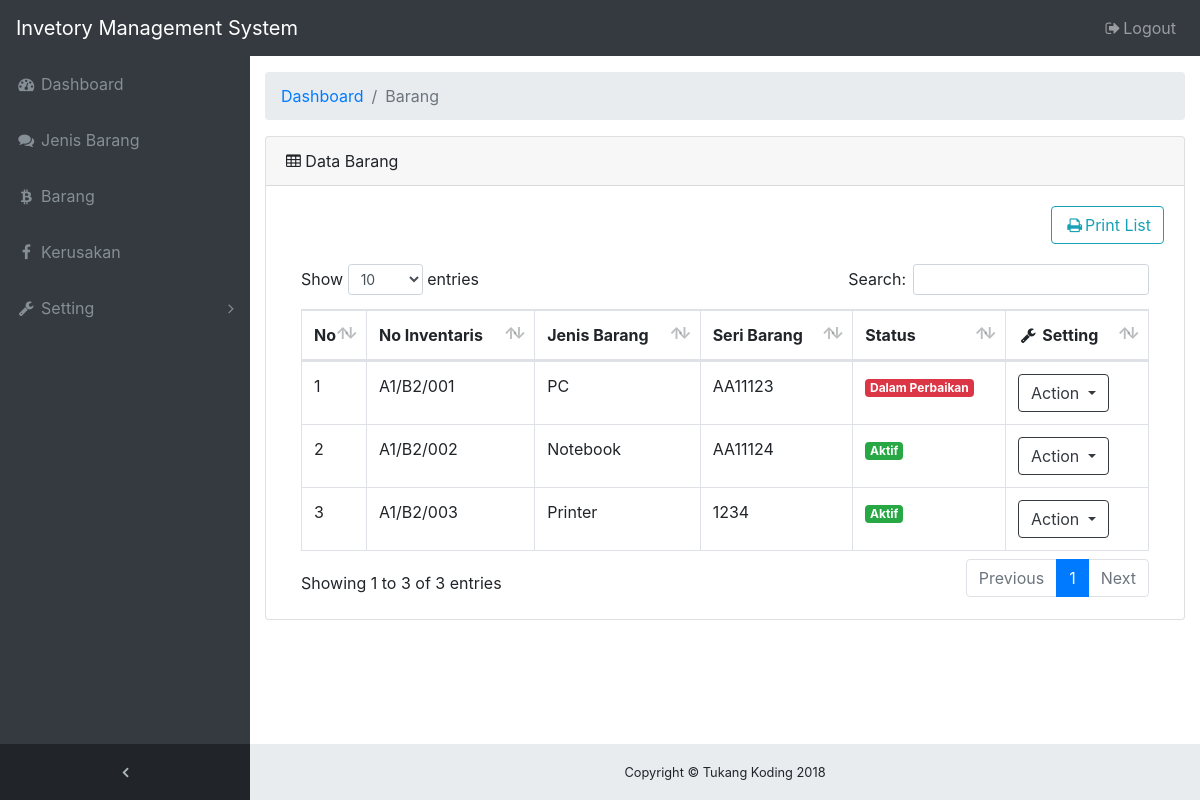
Page /barang.php (signed in) on the committed database.
### tables this page shows
CREATE TABLE `barang` (
  `no_inventaris` text NOT NULL,
  `no_inventaris_lama` text,
  `seri_barang` varchar(50) NOT NULL,
  `spesifikasi` text,
  `os` varchar(5) DEFAULT NULL,
  `office` varchar(5) DEFAULT NULL,
  `antivirus` varchar(5) DEFAULT NULL,
  `outdoor_indoor` varchar(7) NOT NULL,
  `status` varchar(5) NOT NULL,
  `keterangan` varchar(100) DEFAULT NULL,
  `user_entry` varchar(100) NOT NULL,
  `user_edit` varchar(100) DEFAULT NULL,
  `id_pengguna` int(11) DEFAULT NULL,
  `kode_lokasi` varchar(11) NOT NULL,
  `kode_barang` int(11) NOT NULL,
  `kode_divisi` int(11) DEFAULT NULL
);

CREATE TABLE `jenis_barang` (
  `kode_barang` int(11) NOT NULL,
  `nama_jenis_barang` varchar(100) NOT NULL
);

### barang.php (shortened to what this page needs)
<?php require_once 'includes/header.php'; ?>
<?php
include_once 'php_action/deleteBarang.php';
$fetchBarangSql = "SELECT barang.no_inventaris, jenis_barang.nama_jenis_barang, barang.seri_barang, barang.status
FROM barang
INNER JOIN jenis_barang ON barang.kode_barang = jenis_barang.kode_barang";
$fetchBarang = $connect->query($fetchBarangSql);
 ?>
<div class="content-wrapper">
  <div class="container-fluid">
    <ol class="breadcrumb">
      <li class="breadcrumb-item">
        <a href="dashboard.php">Dashboard</a>
      </li>
      <li class="breadcrumb-item active">Barang</li>
    </ol>
    <div class="card mb-3">
      <div class="card-header">
        <i class="fa fa-table"></i> Data Barang</div>
      <div class="card-body">
        <div class="pull pull-right" style="padding-bottom:20px;">
          <a class="btn btn-outline-info" href="printListBarang.php"> <i class="fa fa-print fa-fw"></i>Print List</a>
        </div>
        <div class="table-responsive">
          <table class="table table-bordered" id="DataTables" width="100%" cellspacing="0">
            <thead>
              <tr>
                <th style="width:5px">No</th>
                <th>No Inventaris</th>
                <th>Jenis Barang</th>
                <th>Seri Barang</th>
                <th>Status</th>
                <th style="width:100px"><i class="fa fa-fw fa-wrench"></i> Setting</th>
              </tr>
            </thead>
            <tbody>
              <?php
              if ($fetchBarang->num_rows > 0) {
                $no = 1;
                while ($rowBarang = $fetchBarang->fetch_array()) {
                  ?>
                  <tr>
                    <td><?php echo $no++; ?></td>
                    <td><?php echo $rowBarang[0]; ?></td>
                    <td><?php echo $rowBarang[1]; ?></td>
                    <td><?php echo $rowBarang[2]; ?></td>
                    <td><?php
                    if ($rowBarang[3] == 1) {
                      echo "<span class='badge badge-success'>Aktif</span>";
                    }
                    elseif ($rowBarang[3] == 99) {
                      echo "<span class='badge badge-warning'>Rusak</span>";
                    }
                    else {
                      echo "<span class='badge badge-danger'>Dalam Perbaikan</span>";
                    } ?>
                    </td>
                    <td>
                      <?php
                      if ($rowBarang[3] == 1) {
                        ?>
                        <?php
                          if ($_SESSION['role_level'] != 'admin') {
                            ?>
                            <div class="dropdown">
                              <button type="button" class="btn btn-outline-dark dropdown-toggle" data-toggle="dropdown" aria-haspopup="true" aria-expanded="false">
                                Action <span class="caret"></span>
                              </button>
                              <div class="dropdown-menu" aria-labelledby="dropdownMenuButton">
                                <button data-target="#barangRusak" data-toggle="modal" class="dropdown-item" type="button" data-id="<?=$rowBarang[0]?>" onclick="barangRusak(this);" ><i class="fa fa-fw fa-close"></i> Barang Rusak</button>
                                <a class="dropdown-item" href="lihatBarang.php?id=<?php echo $rowBarang[0]; ?>"> <i class="fa fa-fw fa-eye"></i> Lihat Barang</a>
                                <a class="dropdown-item" href="editBarang.php?id=<?php echo $rowBarang[0]; ?>"> <i class="fa fa-fw fa-edit"></i> Edit Barang</a>
                             </div>
                            </div>
                            <?php
                          }
                          else {
                            ?>
                            <div class="dropdown">
                              <button type="button" class="btn btn-outline-dark dropdown-toggle" data-toggle="dropdown" aria-haspopup="true" aria-expanded="false">
                                Action <span class="caret"></span>
                              </button>
                            </div>
                            <?php
                          }
                      }
                      else {
                        ?>
                        <?php
                          if ($_SESSION['role_level'] != 'admin') {
                            ?>
                            <div class="dropdown">
                              <button type="button" class="btn btn-outline-dark dropdown-toggle" data-toggle="dropdown" aria-haspopup="true" aria-expanded="false">
                                Action <span class="caret"></span>
                              </button>
                              <div class="dropdown-menu" aria-labelledby="dropdownMenuButton">
                                <a class="dropdown-item" href="lihatBarang.php?id=<?php echo $rowBarang[0]; ?>"> <i class="fa fa-fw fa-eye"></i> Lihat Barang</a>
                                <a class="dropdown-item" href="editBarang.php?id=<?php echo $rowBarang[0]; ?>"> <i class="fa fa-fw fa-edit"></i> Edit Barang</a>
                             </div>
                            </div>
                            <?php
                          }
                          else {
                            ?>
                            <div class="dropdown">
                              <button type="button" class="btn btn-outline-dark dropdown-toggle" data-toggle="dropdown" aria-haspopup="true" aria-expanded="false">
                                Action <span class="caret"></span>
                              </button>
                            </div>
                            <?php
                          }
                      } ?>
                    </td>
                  </tr>
                  <?php
                }
              }
              ?>
            </tbody>
          </table>
        </div>
      </div>
    </div>
  </div>
</div>
<?php require_once 'includes/footer.php'; ?>

### assets/custom/custom.css (style rules this page uses)
html { position: relative; min-height: 100%; }
body { overflow-x: hidden; }
body.sticky-footer { margin-bottom: 56px; }
body.sticky-footer .content-wrapper { min-height: calc(100vh - 56px - 56px); }
body.fixed-nav { padding-top: 56px; }
.content-wrapper { min-height: calc(100vh - 56px); padding-top: 1rem; }
.content-wrapper { overflow-x: hidden; background: white; }
@media (min-width: 992px) { .content-wrapper { margin-left: 250px; } }

### rows in the picture
barang: no_inventaris "A1/B2/001", kode_barang.nama_jenis_barang "PC", seri_barang "AA11123", status "Dalam Perbaikan"
barang: no_inventaris "A1/B2/002", kode_barang.nama_jenis_barang "Notebook", seri_barang "AA11124", status "Aktif"
barang: no_inventaris "A1/B2/003", kode_barang.nama_jenis_barang "Printer", seri_barang "1234", status "Aktif"
